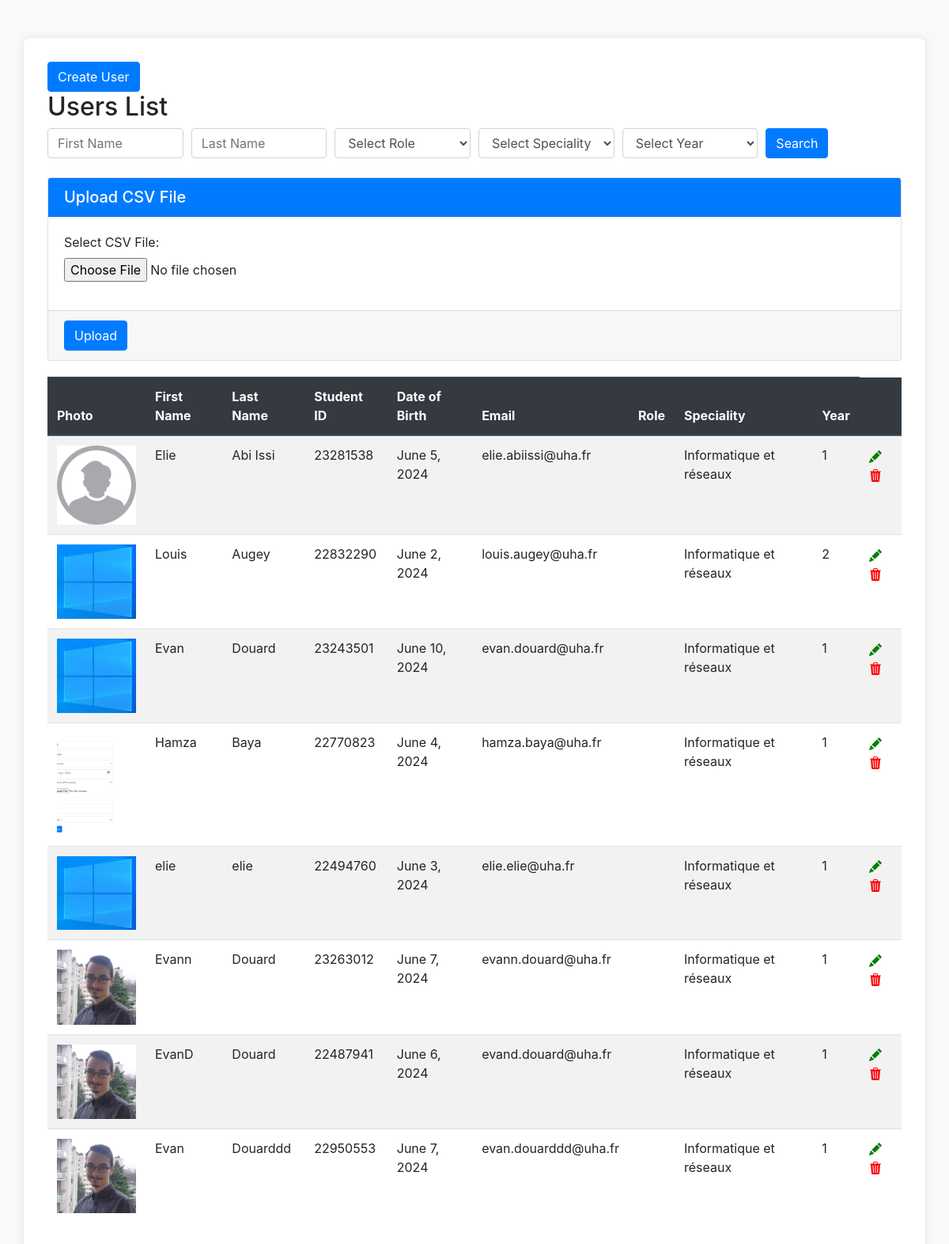
/user/userslist/, run on an earlier commit of the app's database.
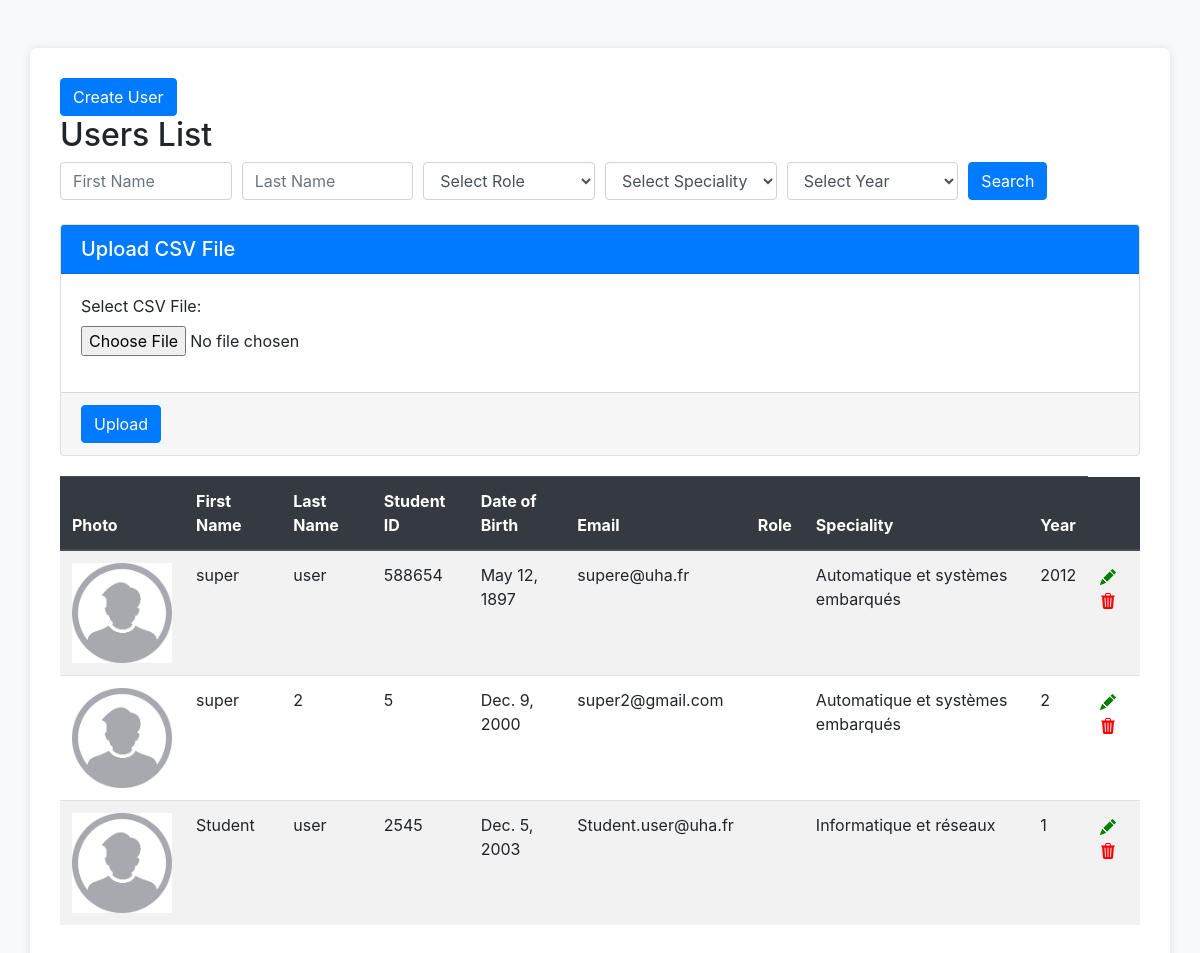
And on a later commit of the database.
### databaseprojet/models.py (models this page shows, shortened)
class User(AbstractBaseUser, PermissionsMixin):
    id = models.AutoField(primary_key=True)
    first_name = models.CharField(max_length=255)
    last_name = models.CharField(max_length=255)
    roles = models.CharField(max_length=50, choices=[('Student', 'Student'), ('Teacher', 'Teacher'), ('Supervisor', 'Supervisor')])
    date_of_birth = models.DateField(blank=True, null=True)
    speciality_id = models.ForeignKey('Speciality', on_delete=models.CASCADE, blank = True, null = True)
    photo = models.ImageField(upload_to='photos/', blank=True, null=True)
    email = models.EmailField(unique=True)
    password = models.TextField(max_length=255)
    student_id = models.IntegerField(blank=True, null=True, unique=True)
    year = models.IntegerField(blank=True, null=True)
    is_active = models.BooleanField(default=True) # Statut de l'utilisateur
    is_staff = models.BooleanField(default=False) # Statut de l'utilisateur
    last_login = models.DateTimeField(blank=True, null=True)
    is_superuser = models.BooleanField(default=False)
    date_joined = models.DateTimeField(default=timezone.now)
    groups = models.ManyToManyField(Group, related_name='databaseprojet_user_set', blank=True)
    user_permissions = models.ManyToManyField(Permission, related_name='databaseprojet_user_permissions_set', blank=True)
    objects = UserManager() # Pour assigner le gestionnaire personnalisé 'UseManager' à ce modèle
    USERNAME_FIELD = 'email'
    REQUIRED_FIELDS = ['first_name', 'last_name', 'roles']

class Speciality(models.Model):
    SPECIALITY_CHOICES = [
        (1, 'Informatique et réseaux'),
        (2, 'Automatique et systèmes embarqués'),
        (3, 'Génie Textile et Fibres'),
        (4, 'Génie Mécanique'),
        (5, 'Génie industriel'),
    ]
    id = models.AutoField(primary_key=True)
    speciality_id = models.IntegerField(choices=SPECIALITY_CHOICES, unique=True)
    name = models.CharField(max_length=255)
    responsible_id = models.IntegerField()

### user/views.py (the view)
# urls.py: path('userslist/', views.userslist, name='userslist'),
def userslist(request):
    first_name = request.GET.get('first_name', '')
    last_name = request.GET.get('last_name', '')
    role_id = request.GET.get('roles', '')
    speciality_id = request.GET.get('speciality_id', '')
    year = request.GET.get('year', '')
    users = User.objects.all()
    if first_name:
        users = users.filter(first_name__icontains=first_name)
    if last_name:
        users = users.filter(last_name__icontains=last_name)
    if role_id:
        users = users.filter(roles__id=role_id)
    if speciality_id:
        users = users.filter(speciality_id=speciality_id)
    if year:
        users = users.filter(year=year)
    roles = Roles.objects.all()
    specialities = Speciality.objects.all()
    context = {
        'users': users,
        'roles': roles,
        'specialities': specialities,
    }
    return render(request, 'userslist.html', context)

### user/templates/userslist.html (shortened to what this page needs)
<!DOCTYPE html>
<html lang="en">
<head>
    <link href="https://maxcdn.bootstrapcdn.com/bootstrap/4.5.2/css/bootstrap.min.css" rel="stylesheet">
</head>
<body>
<div class="container mt-5">
    <a href="{% url 'createuser' %}" class="btn btn-primary" >Create User</a>
    <h2>Users List</h2>
    <form method="get" action="{% url 'userslist' %}" class="mb-4">
        <div class="form-row">
            <div class="col">
                <input type="text" class="form-control" name="first_name" placeholder="First Name" value="{{ request.GET.first_name }}">
            </div>
            <div class="col">
                <input type="text" class="form-control" name="last_name" placeholder="Last Name" value="{{ request.GET.last_name }}">
            </div>
            <div class="col">
                <select name="roles" id="id_role" class="form-control">
                    <option value="">Select Role</option>
                </select>
            </div>
            <div class="col">
                <select name="speciality_id" id="id_speciality" class="form-control">
                    <option value="">Select Speciality</option>
                </select>
            </div>
            <div class="col">
                <select name="year" id="id_year" class="form-control">
                    <option value="">Select Year</option>
                </select>
            </div>
            <div class="col">
                <button type="submit" class="btn btn-primary">Search</button>
            </div>
        </div>
    </form>
    <form method="post" enctype="multipart/form-data" action="{% url 'importusers' %}" class="mt-4">
        <div class="card" style="margin-bottom:20px">
            <div class="card-header bg-primary text-white">
                <h5 class="mb-0">Upload CSV File</h5>
            </div>
            <div class="card-body">
                <div class="form-group">
                    <label for="csvFile">Select CSV File:</label>
                    <input type="file" class="form-control-file" id="csvFile" name="csv_file" accept=".csv">
                </div>
            </div>
            <div class="card-footer">
                <button type="submit" class="btn btn-primary">Upload</button>
            </div>
        </div>
    </form>
    <table class="table table-striped" style="border: 0px;">
        <thead class="thead-dark">
            <tr>
                <th scope="col">Photo</th>
                <th scope="col">First Name</th>
                <th scope="col">Last Name</th>
                <th scope="col">Student ID</th>
                <th scope="col">Date of Birth</th>
                <th scope="col">Email</th>
                <th scope="col">Role</th>
                <th scope="col">Speciality</th>
                <th scope="col">Year</th>
                <th style="border-right: 0px; border-top: 0px;"></th>
            </tr>
        </thead>
        <tbody>
            {% for user in users %}
            <tr>
                <td>
                    {% if user.photo %}
                    <img src="{{ user.photo.url }}" alt="Photo" width="100px">
                    {% else %}
                    <img src="/media/user_photos/noprofile.png" alt="Photo" width="100px">
                    {% endif %}
                </td>
                <td>{{ user.first_name }}</td>
                <td>{{ user.last_name }}</td>
                <td>{{ user.student_id }}</td>
                <td>{{ user.date_of_birth }}</td>
                <td>{{ user.email }}</td>
                <td>{{ user.roles.name }}</td>
                <td>{{ user.speciality_id.name }}</td>
                <td>{{ user.year }}</td>
                <td>
                    <div class="d-inline">
                    <a href="{% url 'edituser' user.id %}">
                    </a>
                    <a href="#" class="delete-user-btn" data-toggle="modal" data-target="#deleteConfirmationModal" data-user-id="{{ user.id }}">
                    </a>
                    </div>
                </td>
            </tr>
            {% endfor %}
        </tbody>
    </table>
</div>
</body>
</html>

What changed in the data, as far as the page shows it:
removed User: photo (picture), first_name "Louis", last_name "Augey", student_id "22832290", date_of_birth "June 2, 2024", email "louis.augey@uha.fr", speciality_id.name "Informatique et réseaux", year "2"
removed User: photo (picture), first_name "Evan", last_name "Douard", student_id "23243501", date_of_birth "June 10, 2024", email "evan.douard@uha.fr", speciality_id.name "Informatique et réseaux", year "1"
removed User: photo (picture), first_name "Hamza", last_name "Baya", student_id "22770823", date_of_birth "June 4, 2024", email "hamza.baya@uha.fr", speciality_id.name "Informatique et réseaux", year "1"
removed User: photo (picture), first_name "elie", last_name "elie", student_id "22494760", date_of_birth "June 3, 2024", email "elie.elie@uha.fr", speciality_id.name "Informatique et réseaux", year "1"
removed User: photo (picture), first_name "Evann", last_name "Douard", student_id "23263012", date_of_birth "June 7, 2024", email "evann.douard@uha.fr", speciality_id.name "Informatique et réseaux", year "1"
removed User: photo (picture), first_name "EvanD", last_name "Douard", student_id "22487941", date_of_birth "June 6, 2024", email "evand.douard@uha.fr", speciality_id.name "Informatique et réseaux", year "1"
removed User: photo (picture), first_name "Evan", last_name "Douarddd", student_id "22950553", date_of_birth "June 7, 2024", email "evan.douarddd@uha.fr", speciality_id.name "Informatique et réseaux", year "1"
changed User: first_name "Elie" → "super"; last_name "Abi Issi" → "user"; student_id "23281538" → "588654"; date_of_birth "June 5, 2024" → "May 12, 1897"; email "elie.abiissi@uha.fr" → "supere@uha.fr"; speciality_id.name "Informatique et réseaux" → "Automatique et systèmes embarqués"; year "1" → "2012"
added User: first_name "super", last_name "2", student_id "5", date_of_birth "Dec. 9, 2000", email "super2@gmail.com", speciality_id.name "Automatique et systèmes embarqués", year "2"
added User: first_name "Student", last_name "user", student_id "2545", date_of_birth "Dec. 5, 2003", email "Student.user@uha.fr", speciality_id.name "Informatique et réseaux", year "1"
